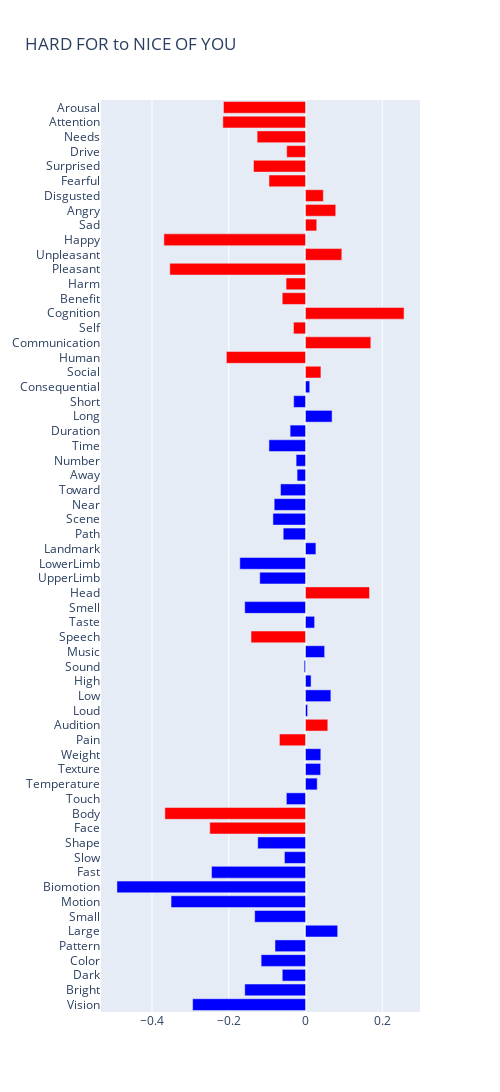

Notebook source saved alongside this figure:
### Code cell
# determine movement of features from 'hard-for' to 'nice-of-you'
hard_for_df = df[(df["construction"] == "nice-of-you") | (df["construction"] == "hard-for")]


def subtract_hard_for(group):
    nice_of_you = group.loc[group['construction'] == 'nice-of-you', feature_labels].reset_index(drop = True)
    construction = group.loc[group['construction'] == 'hard-for', feature_labels].reset_index(drop = True)

    return nice_of_you.subtract(construction)


hard_for_diffs = hard_for_df.groupby("noun").apply(subtract_hard_for).reset_index(level = 1, drop = True)

plot_diffs(hard_for_diffs, "HARD FOR to NICE OF YOU")

### Figure 1 — Plotly figure (JSON) as saved in the notebook; plotly's stock layout.template omitted (floating-point values rounded to 4 significant figures)
{"data": [{"marker": {"color": ["blue", "blue", "blue", "blue", "blue", "blue", "blue", "blue", "blue", "blue", "blue", "blue", "red", "red", "blue", "blue", "blue", "blue", "red", "red", "blue", "blue", "blue", "blue", "blue", "red", "blue", "blue", "red", "blue", "blue", "blue", "blue", "blue", "blue", "blue", "blue", "blue", "blue", "blue", "blue", "blue", "blue", "red", "red", "red", "red", "red", "red", "red", "red", "red", "red", "red", "red", "red", "red", "red", "red", "red", "red", "red"]}, "orientation": "h", "type": "bar", "x": [-0.2942, -0.1583, -0.06059, -0.1157, -0.07954, 0.08383, -0.1325, -0.3503, -0.4913, -0.2448, -0.05494, -0.1245, -0.2494, -0.3664, -0.04991, 0.03047, 0.03942, 0.0399, -0.06799, 0.05809, 0.005387, 0.06606, 0.01447, -0.003531, 0.04982, -0.142, 0.0237, -0.1584, 0.1667, -0.1192, -0.1712, 0.02712, -0.05811, -0.0849, -0.08162, -0.06518, -0.02198, -0.02448, -0.09527, -0.04013, 0.06925, -0.03086, 0.01102, 0.04014, -0.2062, 0.1701, -0.03136, 0.2568, -0.06069, -0.05063, -0.3536, 0.09456, -0.369, 0.02926, 0.07877, 0.04642, -0.09517, -0.1355, -0.04906, -0.1261, -0.2154, -0.2138], "y": ["Vision", "Bright", "Dark", "Color", "Pattern", "Large", "Small", "Motion", "Biomotion", "Fast", "Slow", "Shape", "Face", "Body", "Touch", "Temperature", "Texture", "Weight", "Pain", "Audition", "Loud", "Low", "High", "Sound", "Music", "Speech", "Taste", "Smell", "Head", "UpperLimb", "LowerLimb", "Landmark", "Path", "Scene", "Near", "Toward", "Away", "Number", "Time", "Duration", "Long", "Short", "Consequential", "Social", "Human", "Communication", "Self", "Cognition", "Benefit", "Harm", "Pleasant", "Unpleasant", "Happy", "Sad", "Angry", "Disgusted", "Fearful", "Surprised", "Drive", "Needs", "Attention", "Arousal"]}], "layout": {"height": 1500, "title": {"text": "HARD FOR to NICE OF YOU"}, "width": 500}}
